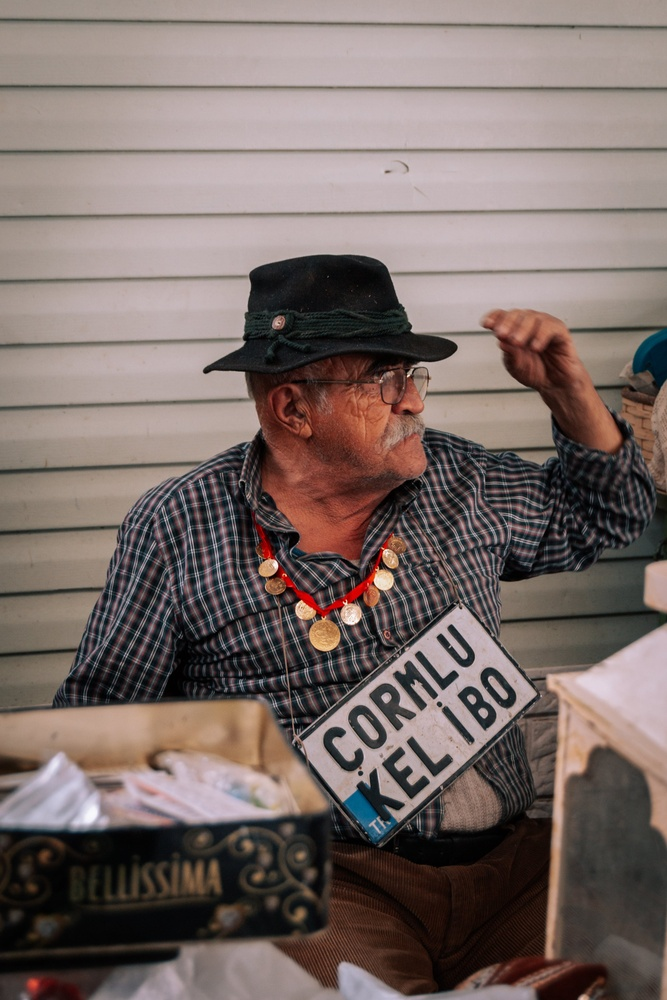
#> input picture BoundingBox/pexels-omer-derinyar.jpg, 667 x 1000 px, shrunk from 3072 x 4608 before the run
$ python main.py
#> lines starting #> are read from the running program, lines starting #| are printed output that depends on the picture
from PIL import Image, ImageDraw
import json


def main():
  # print("hello")

  image = Image.open("pexels-omer-derinyar.jpg")
#> image is the input picture: PIL image 667x1000 RGB; mean R, G, B 122.1, 107.8, 103.6
  # image.show()

  f = open("pexels-omer-derinyar.jpg_face_1.json")
#> (reads BoundingBox/pexels-omer-derinyar.jpg_face_1.json from the repository)
  faceDetail = json.load(f)

  imgWidth, imgHeight = image.size
#> imgWidth = 667; imgHeight = 1000
  draw = ImageDraw.Draw(image)

  # calculate and display bounding boxes for each detected face
  # print('Detected faces for ' + photo)
  # for faceDetail in response['FaceDetails']:
  print('The detected face is between ' + str(faceDetail['AgeRange']['Low']) +
        ' and ' + str(faceDetail['AgeRange']['High']) + ' years old')

  box = faceDetail['BoundingBox']
  left = imgWidth * box['Left']
#> left = 307.9
  top = imgHeight * box['Top']
#> top = 329.6
  width = imgWidth * box['Width']
#> width = 122
  height = imgHeight * box['Height']
#> height = 149.9

  print('Left: ' + '{0:.0f}'.format(left))
#| Left: 308
  print('Top: ' + '{0:.0f}'.format(top))
#| Top: 330
  print('Face Width: ' + "{0:.0f}".format(width))
#| Face Width: 122
  print('Face Height: ' + "{0:.0f}".format(height))
#| Face Height: 150

  points = ((left, top), (left + width, top), (left + width, top + height),
            (left, top + height), (left, top))
  # print(points)
  draw.line(points, fill='#ffffff', width=16)

  # draw.rectangle((left, top, left + width, top + height),
  #                outline='#00d400',
  #                width=16)

  image.save("bounding_box.jpg")
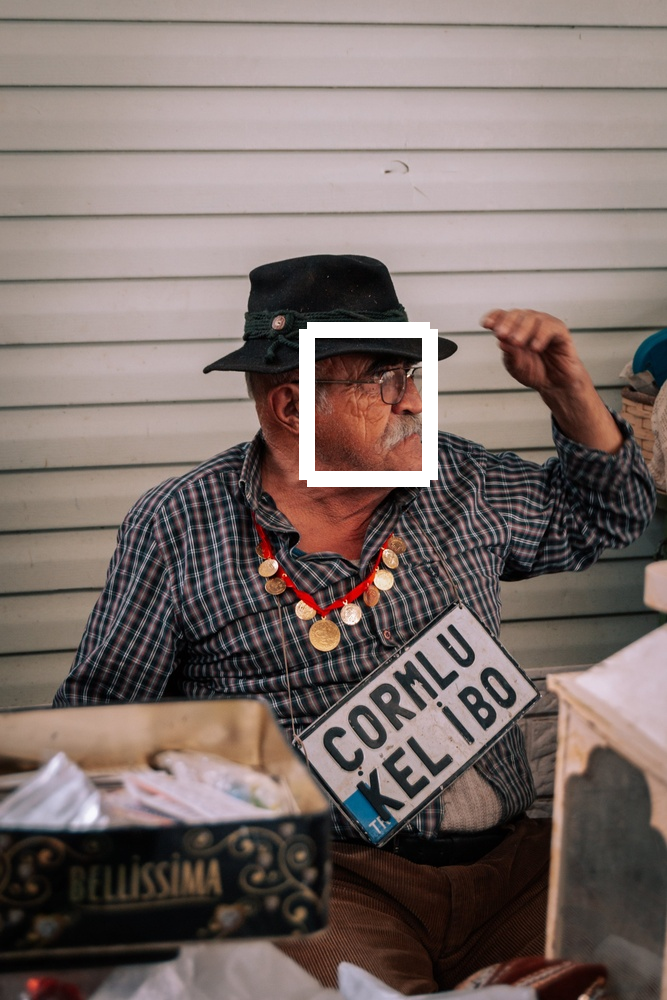
#> saved as bounding_box.jpg: PIL image 667x1000 RGB; mean R, G, B 124.3, 110.3, 106.2

  # image.show()

  # Alternatively can draw rectangle. However you can't set line width.
  # draw.rectangle([left,top, left + width, top + height], outline='#00d400')

  # return len(response['FaceDetails'])


if __name__ == "__main__":
  main()

# [22 lines of commented-out code are left out]
